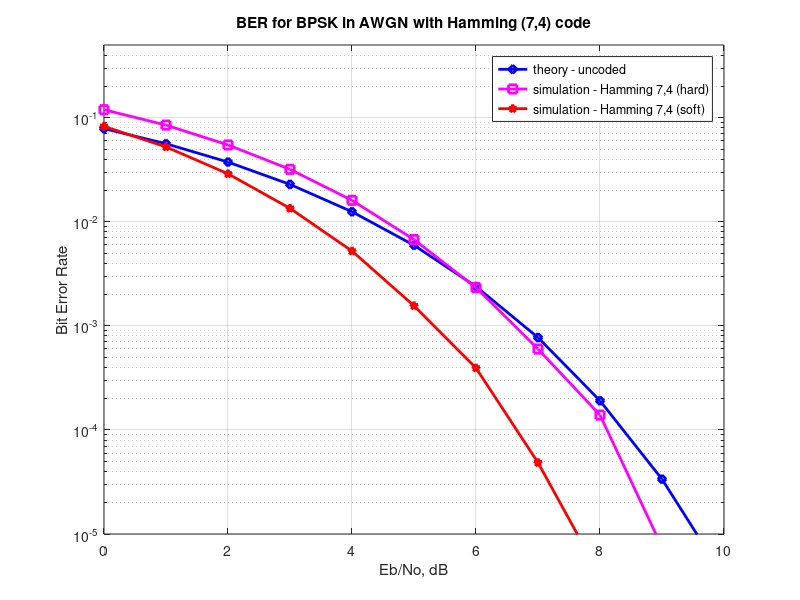

Source code (MATLAB):
%%%%%%%%%%%%%%%%%%%%%%%%%%%%%%%%%%%%%%%%%%%%%%%%%%%%%%%%%%%%
% All rights reserved by Krishna Pillai, http://www.dsplog.com
% The file may not be re-distributed without explicit authorization
% from Krishna Pillai.
% Checked for proper operation with Octave Version 3.0.0
% Author        : Krishna Pillai
% Email         : krishna@dsplog.com
% Version       : 1.0
% Date          : 14th  March 2012
% %%%%%%%%%%%%%%%%%%%%%%%%%%%%%%%%%%%%%%%%%%%%%%%%%%%%%%%%%

% Script for computing BER with Hamming (7,4) code 
% with soft and hard decision decoding 

clear
N = 2*10^6 ;% number of bits 

Eb_N0_dB =  [0:1:10]; % multiple Eb/N0 values
Ec_N0_dB = Eb_N0_dB - 10*log10(7/4);

h = [ 1   0   1 ;    1   1   1;    1   1   0;    0   1   1];
ht = [h ;eye(3)];
g = [eye(4) h];
synRef = [ 5 7 6 3  ];
bitIdx = [ 7 7 4 7 1 3 2].';

c_vec  = zeros(2^4,7);
for (kk = 0:2^4-1)
	m_vec = base2dec(dec2bin(kk,4).',2).';
	c_vec(kk+1,:) = mod(m_vec*g,2);
end

for yy = 1:length(Eb_N0_dB)

   % Transmitter
   ip = rand(1,N)>0.5; % generating 0,1 with equal probability
   
   % Hamming coding (7,4)
   ipM = reshape(ip,4,N/4).';
   ipC = mod(ipM*g,2);
   cip = reshape(ipC.',1,N/4*7);
   
   % Modulation
   s = 2*cip-1; % BPSK modulation 0 -> -1; 1 -> 0 

   % Channel - AWGN
   n = 1/sqrt(2)*[randn(size(cip)) + j*randn(size(cip))]; % white gaussian noise, 0dB variance 

   % Noise addition
   y = s + 10^(-Ec_N0_dB(yy)/20)*n; % additive white gaussian noise

   % Receiver 
   cipHard = real(y)>0; % hard decision

   % Hard decision Hamming decoder
   cipHardM    = reshape(cipHard,7,N/4).';
   syndrome    = mod(cipHardM*ht,2); % find the syndrome
   syndromeDec = sum(syndrome.*kron(ones(N/4,1),[4 2 1]),2); % converting the three bit syndrom to decimal
   syndromeDec(find(syndromeDec==0)) = 1; % to prevent simulation crash, assigning no error bits to parity
   bitCorrIdx  = bitIdx(syndromeDec); % find the bits to correct
   bitCorrIdx  = bitCorrIdx + [0:N/4-1].'*7; % finding the index in the array
   cipHard(bitCorrIdx) = ~cipHard(bitCorrIdx); % correcting bits
   idx = kron(ones(1,N/4),[1:4]) + kron([0:N/4-1]*7,ones(1,4)); % index of data bits
   ipHat_hard = cipHard(idx); % selecting data bits

   % Soft decision Hamming decoder
   cipSoftM    = reshape(real(y),7,N/4).';
   [val idx]   = max(cipSoftM*(2*c_vec.'-1),[],2);
   ipHat_soft  = base2dec(dec2bin(idx-1,4).'(:),2).';	
    
   % counting the errors
   nErr_hard(yy) = size(find([ip- ipHat_hard]),2);
   nErr_soft(yy) = size(find([ip- ipHat_soft]),2);

end


theoryBer = 0.5*erfc(sqrt(10.^(Eb_N0_dB/10))); % theoretical ber uncoded AWGN
simBer_hard    = nErr_hard/N;
simBer_soft    = nErr_soft/N;

close all
figure
semilogy(Eb_N0_dB,theoryBer,'bd-','LineWidth',2);
hold on
semilogy(Eb_N0_dB,simBer_hard,'ms-','LineWidth',2);
semilogy(Eb_N0_dB,simBer_soft,'rp-','LineWidth',2);
axis([0 10 10^-5 0.5])
grid on
legend('theory - uncoded', 'simulation - Hamming 7,4 (hard)','simulation - Hamming 7,4 (soft)');
xlabel('Eb/No, dB');
ylabel('Bit Error Rate');
title('BER for BPSK in AWGN with Hamming (7,4) code');
